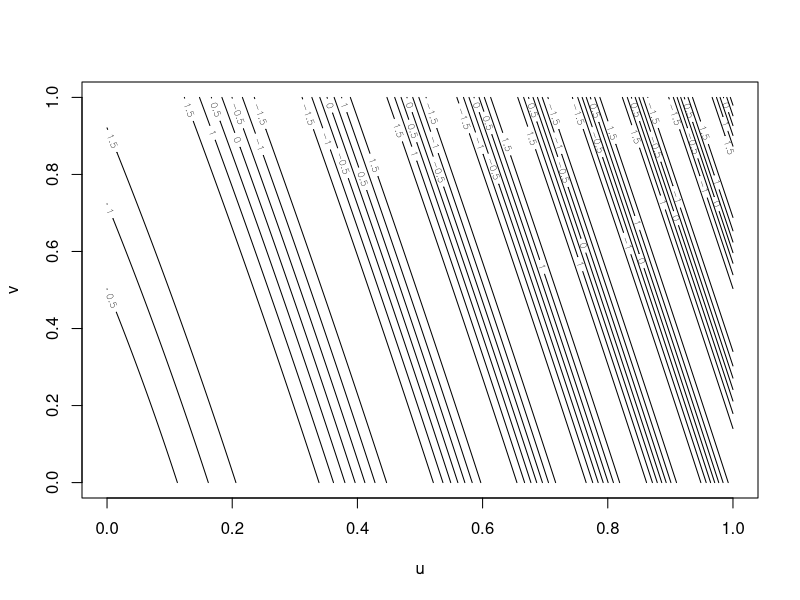
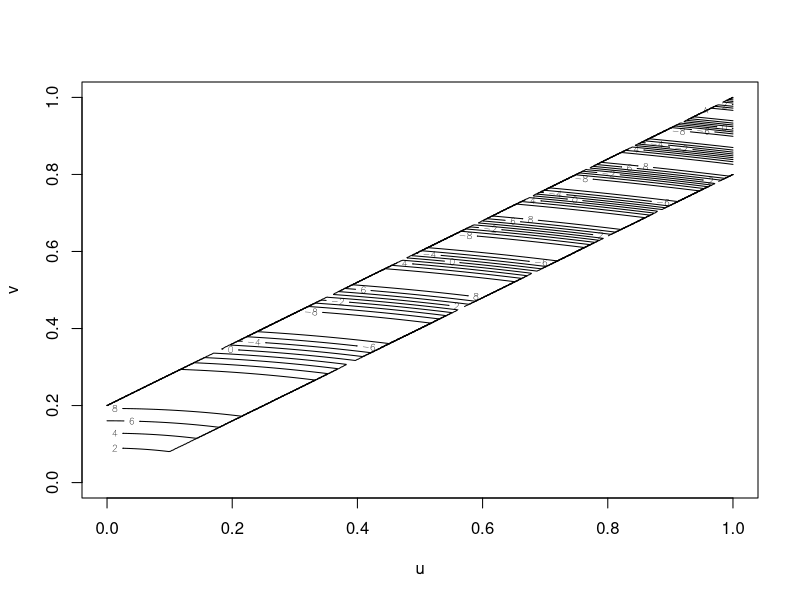

The R source for these figures, in order:
# STA3127 Statistical Computing
# HW2
# Name : Jeong Geonwoo
# ID : 2018122062

rm(list=ls())
set.seed(2018122062)

##### Q1 #####
u_grid <- seq(0, 1, length.out=1001)
v_grid <- seq(0, 1, length.out=1001)

integrand1 <- function(u,v){
  value <- 2*sin(20*u^2+8*u*v+v^2) * 1*(0<=u & u<=1) * 1*(0<=v & v<=1)
  return (value)
}

z_values1 <- matrix(NA, nrow = length(u_grid), ncol = length(v_grid))
for (i in 1:length(u_grid)) {
  for (j in 1:length(v_grid)) {
    z_values1[i, j] <- integrand1(u_grid[i], v_grid[j])
  }
}

contour(u_grid, v_grid, z_values1, xlab = "u", ylab = "v")



integrand2 <- function(u,v){
  value <- 10*sin(4*u^2+25*v^2) * 1*(0<=u & u<=1) * 1*(4/5*u<=v & v<=4/5*u+1/5)
  return (value)
}
z_values2 <- matrix(NA, nrow = length(u_grid), ncol = length(v_grid))
for (i in 1:length(u_grid)) {
  for (j in 1:length(v_grid)) {
    z_values2[i, j] <- integrand2(u_grid[i], v_grid[j])
  }
}
contour(u_grid, v_grid, z_values2, xlab = "u", ylab = "v")

integral1_list <- c()
integral2_list <- c()
for (i in c(1:1000)){

  integral1 = 0
  integral2 = 0
  for (i in 1:100) {
    u <- runif(1, 0, 1)
    v <- runif(1, 0, 1)
    integral1 = integral1 + integrand1(u, v)
    integral2 = integral2 + integrand2(u, v)
  }
  integral1 = integral1 / 100
  integral2 = integral2 / 100
  integral1_list <- c(integral1_list, integral1)
  integral2_list <- c(integral2_list, integral2)
}

cat("integral1 mean:", mean(integral1_list), ", integral1 variance:", var(integral1_list))
cat("integral2 mean:", mean(integral2_list), ", integral2 variance:", var(integral2_list))



##### Q2 #####
prob_no_bomb<- function(p, q, k, n){
  ########################################
  # input
  # p : the number of rows of map
  # q : the number of columns of map
  # k : the number of bombs in the map
  # n : the number of realizations of the indicator variable
  
  # output
  # success_ratio : estimated expectation(probability) of "zero bombs in the vicinity of the selected cell"
  ########################################
  
  count_success = 0
  # if clicked cell and surrounding 8 cells have no bomb,
  # then "count_success" increases by 1
  
  for (realization in c(1:n)){
    # Empty map
    map <- matrix(0, nrow = p, ncol = q)
    
    # Location of bombs : Initializing
    bomb_location <- c(1:(p*q))
    # Location of bombs : Random Permutation
    for (index in c(1:k)){
      I = floor(p*q*runif(1,0,1))+1
      temp <- bomb_location[I]
      bomb_location[I] <- bomb_location[index]
      bomb_location[index] <- temp
    }
    # Location of bombs : Select k-location
    bomb_location = bomb_location[1:k]
    
    # Placing the bombs
    for (location in bomb_location) {
      row_idx <- (location - 1) %/% q + 1
      col_idx <- (location - 1) %% q + 1
      map[row_idx, col_idx] <- 1
    }
    # Initial click
    click <- floor(p*q*runif(1,0,1))+1
    click_p <- (click-1) %/% q + 1
    click_q <- (click-1) %% q + 1
    
    # Count the number of bombs in surrounding cells
    count_bombs = 0
    for (i in c(-1,0,1)){
      for (j in c(-1,0,1)){
        if ((1 <= click_p+i & click_p+i <= p) & (1<= click_q+j & click_q+j <= q)){
          count_bombs = count_bombs + map[click_p+i, click_q+j]
        }
      }
    }
    # if there is no bomb in 9-cell, count_success increases by 1
    if (count_bombs == 0){
      count_success = count_success + 1
    }
  }
  success_ratio = count_success / n
  return (success_ratio)
}

prob_no_bomb(1,1,1,1000)
prob_no_bomb(3,3,1,1000)
prob_no_bomb(20,15,40,1000)
